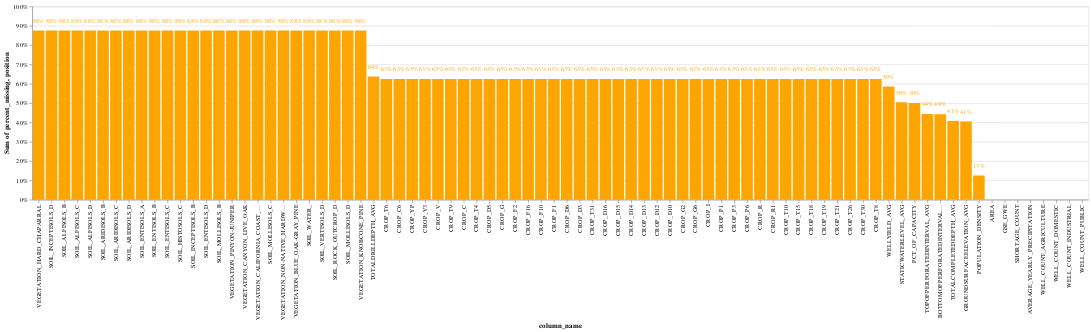

Notebook source saved alongside this figure:
### Markdown cell above
Let's look at the features with missing data.

### Code cell
draw_missing_data_chart(df)

### Figure 1 — Vega-Lite specification as saved in the notebook (floating-point values rounded to 4 significant figures)
{"config": {"view": {"continuousWidth": 400, "continuousHeight": 300}}, "layer": [{"mark": "bar", "encoding": {"color": {"value": "orange"}, "tooltip": [{"field": "column_name", "type": "nominal"}, {"field": "percent_missing", "type": "quantitative"}], "x": {"field": "column_name", "sort": ["VEGETATION_HARD_CHAPARRAL", "SOIL_INCEPTISOLS_D", "SOIL_ALFISOLS_B", "SOIL_ALFISOLS_C", "SOIL_ALFISOLS_D", "SOIL_ARIDISOLS_B", "SOIL_ARIDISOLS_C", "SOIL_ARIDISOLS_D", "SOIL_ENTISOLS_A", "SOIL_ENTISOLS_B", "SOIL_ENTISOLS_C", "SOIL_HISTOSOLS_C", "SOIL_INCEPTISOLS_B", "SOIL_ENTISOLS_D", "SOIL_MOLLISOLS_B", "VEGETATION_PINYON-JUNIPER", "VEGETATION_CANYON_LIVE_OAK", "VEGETATION_CALIFORNIA_COAST_LIVE_OAK", "SOIL_MOLLISOLS_C", "VEGETATION_NON-NATIVE_HARDWOOD_FOREST", "VEGETATION_BLUE_OAK-GRAY_PINE", "SOIL_WATER_", "SOIL_VERTISOLS_D", "SOIL_ROCK_OUTCROP_D", "SOIL_MOLLISOLS_D", "VEGETATION_KNOBCONE_PINE", "TOTALDRILLDEPTH_AVG", "CROP_T6", "CROP_C6", "CROP_YP", "CROP_V3", "CROP_V", "CROP_T9", "CROP_C", "CROP_T4", "CROP_D5", "CROP_G", "CROP_F2", "CROP_F16", "CROP_F10", "CROP_F1", "CROP_D6", "CROP_D3", "CROP_T31", "CROP_D16", "CROP_D15", "CROP_D14", "CROP_D13", "CROP_D12", "CROP_D10", "CROP_G2", "CROP_G6", "CROP_I", "CROP_P1", "CROP_P3", "CROP_P6", "CROP_R", "CROP_R1", "CROP_T10", "CROP_T15", "CROP_T18", "CROP_T19", "CROP_T21", "CROP_T26", "CROP_T30", "CROP_T8", "WELLYIELD_AVG", "STATICWATERLEVEL_AVG", "PCT_OF_CAPACITY", "TOPOFPERFORATEDINTERVAL_AVG", "BOTTOMOFPERFORATEDINTERVAL_AVG", "TOTALCOMPLETEDDEPTH_AVG", "GROUNDSURFACEELEVATION_AVG", "POPULATION_DENSITY", "AREA", "GSE_GWE", "SHORTAGE_COUNT", "AVERAGE_YEARLY_PRECIPITATION", "WELL_COUNT_AGRICULTURE", "WELL_COUNT_DOMESTIC", "WELL_COUNT_INDUSTRIAL", "WELL_COUNT_PUBLIC"], "type": "nominal"}, "y": {"aggregate": "sum", "axis": {"format": "%"}, "field": "percent_missing", "stack": "normalize", "type": "quantitative"}}}, {"mark": {"type": "text", "align": "center", "color": "black", "fontSize": 10}, "encoding": {"color": {"value": "orange"}, "text": {"field": "percent_missing", "format": ".0%", "type": "quantitative"}, "tooltip": [{"field": "column_name", "type": "nominal"}, {"field": "percent_missing", "type": "quantitative"}], "x": {"field": "column_name", "sort": ["VEGETATION_HARD_CHAPARRAL", "SOIL_INCEPTISOLS_D", "SOIL_ALFISOLS_B", "SOIL_ALFISOLS_C", "SOIL_ALFISOLS_D", "SOIL_ARIDISOLS_B", "SOIL_ARIDISOLS_C", "SOIL_ARIDISOLS_D", "SOIL_ENTISOLS_A", "SOIL_ENTISOLS_B", "SOIL_ENTISOLS_C", "SOIL_HISTOSOLS_C", "SOIL_INCEPTISOLS_B", "SOIL_ENTISOLS_D", "SOIL_MOLLISOLS_B", "VEGETATION_PINYON-JUNIPER", "VEGETATION_CANYON_LIVE_OAK", "VEGETATION_CALIFORNIA_COAST_LIVE_OAK", "SOIL_MOLLISOLS_C", "VEGETATION_NON-NATIVE_HARDWOOD_FOREST", "VEGETATION_BLUE_OAK-GRAY_PINE", "SOIL_WATER_", "SOIL_VERTISOLS_D", "SOIL_ROCK_OUTCROP_D", "SOIL_MOLLISOLS_D", "VEGETATION_KNOBCONE_PINE", "TOTALDRILLDEPTH_AVG", "CROP_T6", "CROP_C6", "CROP_YP", "CROP_V3", "CROP_V", "CROP_T9", "CROP_C", "CROP_T4", "CROP_D5", "CROP_G", "CROP_F2", "CROP_F16", "CROP_F10", "CROP_F1", "CROP_D6", "CROP_D3", "CROP_T31", "CROP_D16", "CROP_D15", "CROP_D14", "CROP_D13", "CROP_D12", "CROP_D10", "CROP_G2", "CROP_G6", "CROP_I", "CROP_P1", "CROP_P3", "CROP_P6", "CROP_R", "CROP_R1", "CROP_T10", "CROP_T15", "CROP_T18", "CROP_T19", "CROP_T21", "CROP_T26", "CROP_T30", "CROP_T8", "WELLYIELD_AVG", "STATICWATERLEVEL_AVG", "PCT_OF_CAPACITY", "TOPOFPERFORATEDINTERVAL_AVG", "BOTTOMOFPERFORATEDINTERVAL_AVG", "TOTALCOMPLETEDDEPTH_AVG", "GROUNDSURFACEELEVATION_AVG", "POPULATION_DENSITY", "AREA", "GSE_GWE", "SHORTAGE_COUNT", "AVERAGE_YEARLY_PRECIPITATION", "WELL_COUNT_AGRICULTURE", "WELL_COUNT_DOMESTIC", "WELL_COUNT_INDUSTRIAL", "WELL_COUNT_PUBLIC"], "type": "nominal"}, "y": {"field": "position", "type": "quantitative"}}, "transform": [{"calculate": "datum.percent_missing + 0.05 * datum.percent_missing / abs(datum.percent_missing)", "as": "position"}]}], "data": {"name": "data-5b5dd15b39acc893c40fd38486186f0b"}, "$schema": "https://vega.github.io/schema/vega-lite/v4.17.0.json", "datasets": {"data-5b5dd15b39acc893c40fd38486186f0b": [{"column_name": "VEGETATION_HARD_CHAPARRAL", "percent_missing": 0.875}, {"column_name": "SOIL_INCEPTISOLS_D", "percent_missing": 0.875}, {"column_name": "SOIL_ALFISOLS_B", "percent_missing": 0.875}, {"column_name": "SOIL_ALFISOLS_C", "percent_missing": 0.875}, {"column_name": "SOIL_ALFISOLS_D", "percent_missing": 0.875}, {"column_name": "SOIL_ARIDISOLS_B", "percent_missing": 0.875}, {"column_name": "SOIL_ARIDISOLS_C", "percent_missing": 0.875}, {"column_name": "SOIL_ARIDISOLS_D", "percent_missing": 0.875}, {"column_name": "SOIL_ENTISOLS_A", "percent_missing": 0.875}, {"column_name": "SOIL_ENTISOLS_B", "percent_missing": 0.875}, {"column_name": "SOIL_ENTISOLS_C", "percent_missing": 0.875}, {"column_name": "SOIL_HISTOSOLS_C", "percent_missing": 0.875}, {"column_name": "SOIL_INCEPTISOLS_B", "percent_missing": 0.875}, {"column_name": "SOIL_ENTISOLS_D", "percent_missing": 0.875}, {"column_name": "SOIL_MOLLISOLS_B", "percent_missing": 0.875}, {"column_name": "VEGETATION_PINYON-JUNIPER", "percent_missing": 0.875}, {"column_name": "VEGETATION_CANYON_LIVE_OAK", "percent_missing": 0.875}, {"column_name": "VEGETATION_CALIFORNIA_COAST_LIVE_OAK", "percent_missing": 0.875}, {"column_name": "SOIL_MOLLISOLS_C", "percent_missing": 0.875}, {"column_name": "VEGETATION_NON-NATIVE_HARDWOOD_FOREST", "percent_missing": 0.875}, {"column_name": "VEGETATION_BLUE_OAK-GRAY_PINE", "percent_missing": 0.875}, {"column_name": "SOIL_WATER_", "percent_missing": 0.875}, {"column_name": "SOIL_VERTISOLS_D", "percent_missing": 0.875}, {"column_name": "SOIL_ROCK_OUTCROP_D", "percent_missing": 0.875}, {"column_name": "SOIL_MOLLISOLS_D", "percent_missing": 0.875}, {"column_name": "VEGETATION_KNOBCONE_PINE", "percent_missing": 0.875}, {"column_name": "TOTALDRILLDEPTH_AVG", "percent_missing": 0.6368}, {"column_name": "CROP_T6", "percent_missing": 0.625}, {"column_name": "CROP_C6", "percent_missing": 0.625}, {"column_name": "CROP_YP", "percent_missing": 0.625}, {"column_name": "CROP_V3", "percent_missing": 0.625}, {"column_name": "CROP_V", "percent_missing": 0.625}, {"column_name": "CROP_T9", "percent_missing": 0.625}, {"column_name": "CROP_C", "percent_missing": 0.625}, {"column_name": "CROP_T4", "percent_missing": 0.625}, {"column_name": "CROP_D5", "percent_missing": 0.625}, {"column_name": "CROP_G", "percent_missing": 0.625}, {"column_name": "CROP_F2", "percent_missing": 0.625}, {"column_name": "CROP_F16", "percent_missing": 0.625}, {"column_name": "CROP_F10", "percent_missing": 0.625}, {"column_name": "CROP_F1", "percent_missing": 0.625}, {"column_name": "CROP_D6", "percent_missing": 0.625}, {"column_name": "CROP_D3", "percent_missing": 0.625}, {"column_name": "CROP_T31", "percent_missing": 0.625}, {"column_name": "CROP_D16", "percent_missing": 0.625}, {"column_name": "CROP_D15", "percent_missing": 0.625}, {"column_name": "CROP_D14", "percent_missing": 0.625}, {"column_name": "CROP_D13", "percent_missing": 0.625}, {"column_name": "CROP_D12", "percent_missing": 0.625}, {"column_name": "CROP_D10", "percent_missing": 0.625}, {"column_name": "CROP_G2", "percent_missing": 0.625}, {"column_name": "CROP_G6", "percent_missing": 0.625}, {"column_name": "CROP_I", "percent_missing": 0.625}, {"column_name": "CROP_P1", "percent_missing": 0.625}, {"column_name": "CROP_P3", "percent_missing": 0.625}, {"column_name": "CROP_P6", "percent_missing": 0.625}, {"column_name": "CROP_R", "percent_missing": 0.625}, {"column_name": "CROP_R1", "percent_missing": 0.625}, {"column_name": "CROP_T10", "percent_missing": 0.625}, {"column_name": "CROP_T15", "percent_missing": 0.625}, {"column_name": "CROP_T18", "percent_missing": 0.625}, {"column_name": "CROP_T19", "percent_missing": 0.625}, {"column_name": "CROP_T21", "percent_missing": 0.625}, {"column_name": "CROP_T26", "percent_missing": 0.625}, {"column_name": "CROP_T30", "percent_missing": 0.625}, {"column_name": "CROP_T8", "percent_missing": 0.625}, {"column_name": "WELLYIELD_AVG", "percent_missing": 0.5855}, {"column_name": "STATICWATERLEVEL_AVG", "percent_missing": 0.5042}, {"column_name": "PCT_OF_CAPACITY", "percent_missing": 0.5}, {"column_name": "TOPOFPERFORATEDINTERVAL_AVG", "percent_missing": 0.4427}, {"column_name": "BOTTOMOFPERFORATEDINTERVAL_AVG", "percent_missing": 0.4425}, {"column_name": "TOTALCOMPLETEDDEPTH_AVG", "percent_missing": 0.4077}, {"column_name": "GROUNDSURFACEELEVATION_AVG", "percent_missing": 0.4051}, {"column_name": "POPULATION_DENSITY", "percent_missing": 0.125}, {"column_name": "AREA", "percent_missing": 0.0}, {"column_name": "GSE_GWE", "percent_missing": 0.0}, {"column_name": "SHORTAGE_COUNT", "percent_missing": 0.0}, {"column_name": "AVERAGE_YEARLY_PRECIPITATION", "percent_missing": 0.0}, {"column_name": "WELL_COUNT_AGRICULTURE", "percent_missing": 0.0}, {"column_name": "WELL_COUNT_DOMESTIC", "percent_missing": 0.0}, {"column_name": "WELL_COUNT_INDUSTRIAL", "percent_missing": 0.0}, {"column_name": "WELL_COUNT_PUBLIC", "percent_missing": 0.0}]}}
